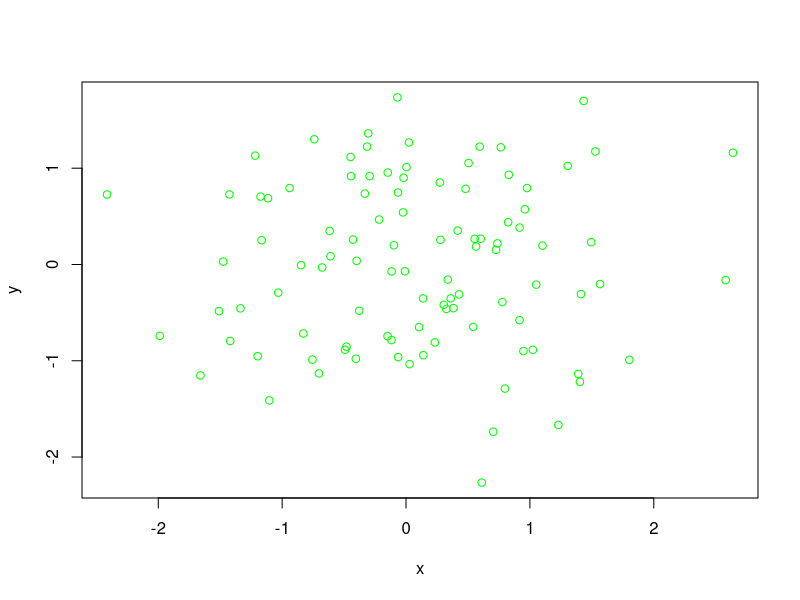
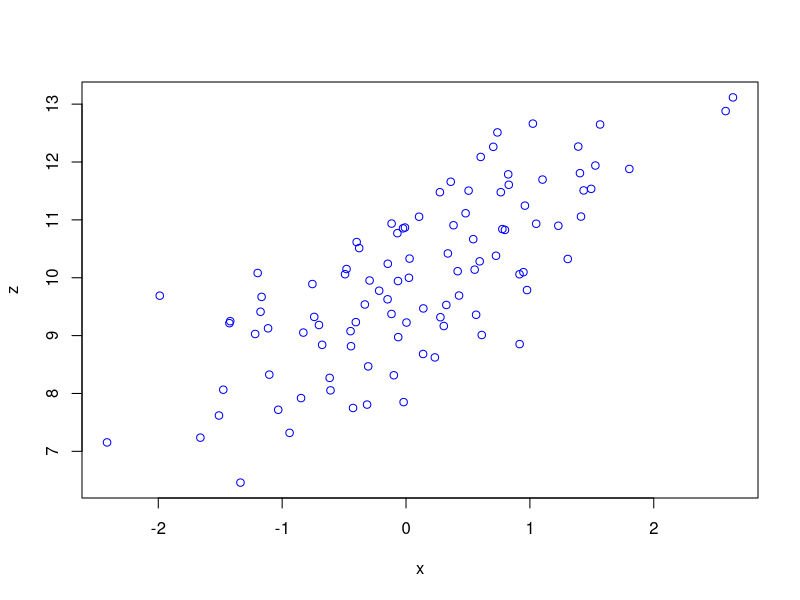
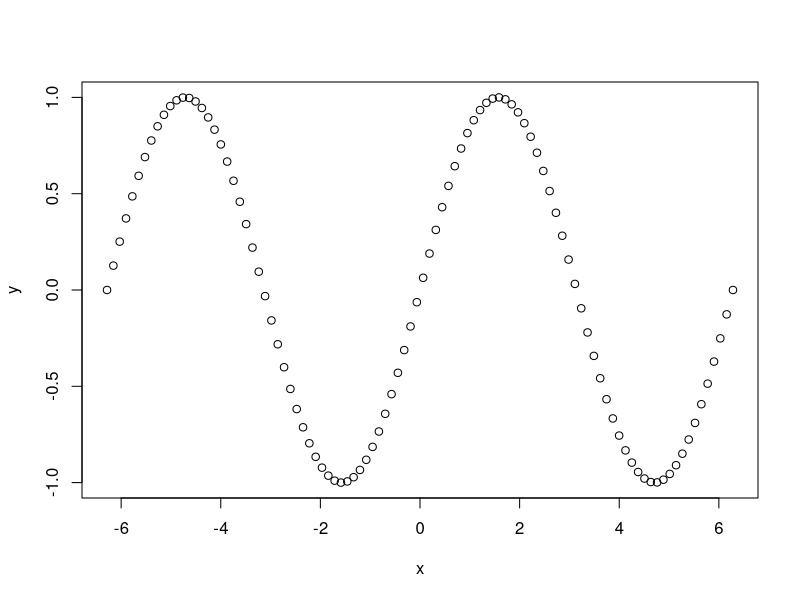
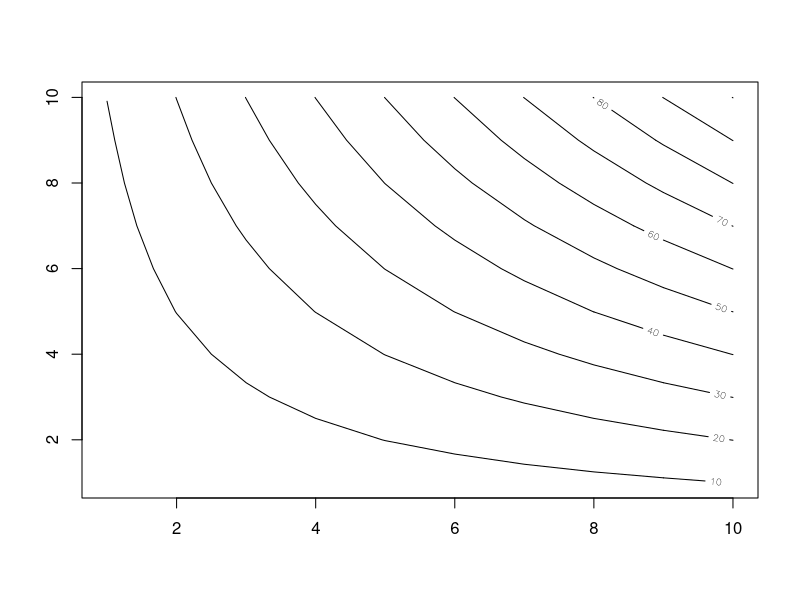

R code for these plots, in order:
### Ceating vectors

x <- c(1,2,3,4)
x
y <- c(1,2,3)
z <- c(x,y)
z

### Vector methods

length(x)  ## python len(x)

### Namespace
ls() #List namespace
rm(z) # Remove arguments from namespace
ls()

rm(list = ls()) # Clear everything


### Matrix

x = matrix(data = c(1,2,3,4), nrow = 2, ncol = 2)
x_t = matrix(data = c(1,2,3,4), nrow = 2, ncol = 2, byrow = TRUE)
x_t
x

### Element wise calcualtions

sqrt(x)
x ^ 2

### Randomness

x = rnorm(100)
y = rnorm(100)
cor(x, y)

z = x + rnorm(100, mean = 10, sd= 1)
cor(z, x)

set.seed(1303)
rnorm(50)

### Moments

set.seed(3)
y = rnorm(100)
mean(y)
var(y)
sd(y)

### Plotting

plot(x, y, col = "green")
plot(x, z, col = "blue")

### Sequences

x = seq(1, 5)
x
x = seq(- 2 *  pi, 2 * pi, length = 100)  # Generates uniform sequence 
y = sin(x)
plot(x, y) # Plot a sin wave

### Contour plots

x = seq(1,10)
y = seq(1,10)
z <- outer(x, y)
z 
contour(x, y, z)
